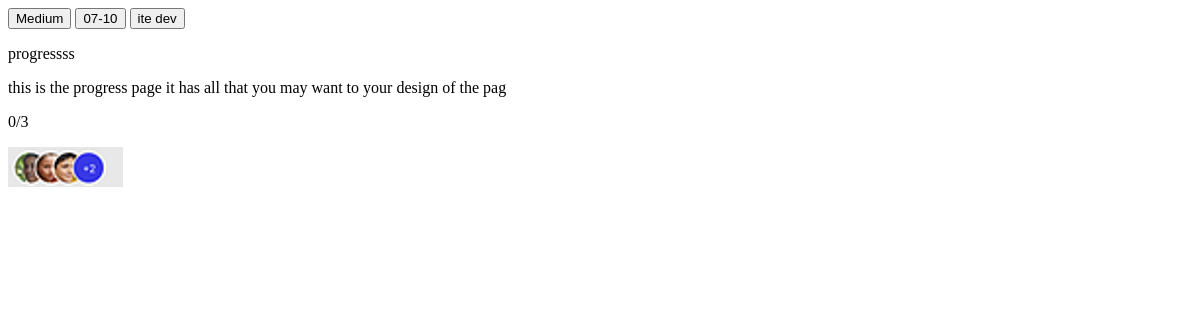
The app's page /load-data/, older data.
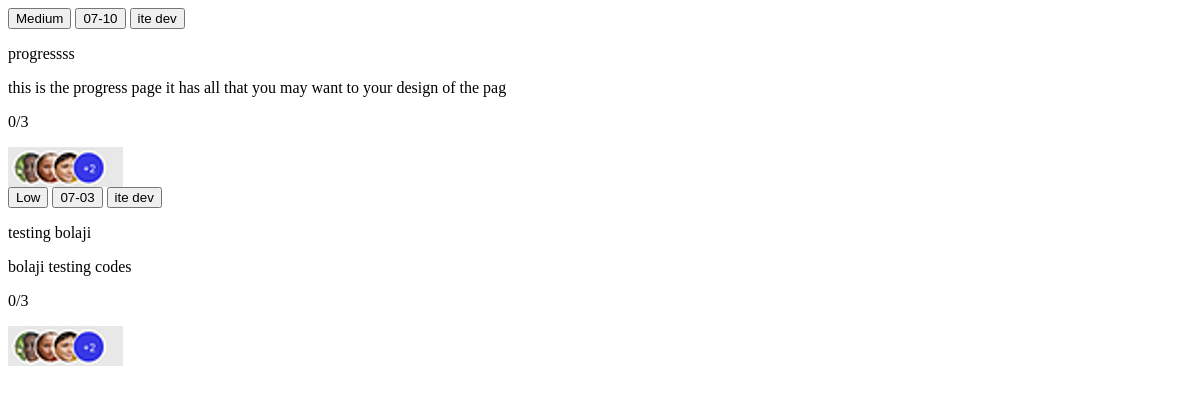
The same page, newer data.
### taskmore/models.py (models this page shows)
class info(models.Model):
    title = models.CharField(max_length=800, null=True, verbose_name="Title")
    description = models.TextField(max_length=80, null=True, verbose_name="description")
    statuses = [
        ('In Progress', 'In Progress'),
        ('Completed', 'Completed'),
        ('Overdue', 'Overdue'),
    ]
    status = models.CharField(max_length=20, choices=statuses, verbose_name="status")
    priorities = [
        ('Low', 'Low'),
        ('Medium', 'Medium'),
        ('High', 'High'),
    ]
    priority = models.CharField(max_length=20, choices=priorities, verbose_name="Priority")
    due_date = models.DateTimeField(verbose_name="Due date")
    category = models.CharField(max_length=800, null=True, verbose_name="Category")
    assigned_to =  models.ForeignKey(User, on_delete=models.CASCADE)

### taskmore/views.py (the view)
# urls.py: path('load-data/', load_data, name='load_data'),
def load_data(request):
    infos = info.objects.filter(status="In Progress")
    return render(request, 'loaddata.html', {'infos': infos})

### taskmore/templates/loaddata.html (shortened to what this page needs)
{% load static %}
{% for info in infos %}
  <div class="test font-miriam-libre text-base">
            <button class="w-16 h-4  font-miriam-libre text-base float-left rounded-md border-none bg-red-400 m-2 text-xs">{{ info.priority}}</button>
            <button class="w-16 h-4 float-left rounded-md border-none bg-gray-300 m-2 text-xs text-purple-600 flex items-center">
                 {{ info.due_date|date:"m-d"}}
            </button>
            <button class="w-16 h-4 float-left rounded-md border-none bg-gray-300 m-2 text-xs">{{ info.category |slice:'-7:'}}  </button>
            <div class="w-66 h-38 float-left rounded-md border-none bg-gray-200 mt-2 mx-2">
                <p class="font-miriam-libre text-base text-xl font-bold mx-2"> {{ info.title }} </p>
                <p class="font-miriam-libre text-base text-xs mt-1 mx-2">{{ info.description }}</p>
                <p class="border border-black w-14 rounded-md mx-2 flex items-center justify-center">  0/3</p>
                <img src="{% static 'peeps.png' %}" class="w-22 h-6 mt-1 mx-2 float-left">
            </div>
        </div>
{% endfor %}

Row changes from the older to the newer data that the page shows:
added info: priority "Low", due_date "07-03", category "ite dev", title "testing bolaji", description "bolaji testing codes"
